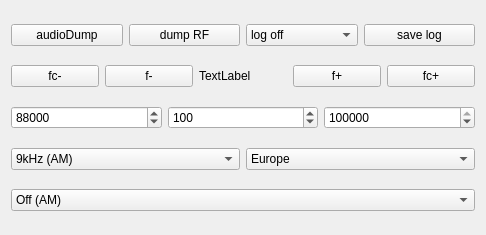
<?xml version="1.0" encoding="UTF-8"?>
<ui version="4.0">
 <class>configWidget</class>
 <widget class="QWidget" name="configWidget">
  <property name="geometry">
   <rect>
    <x>0</x>
    <y>0</y>
    <width>486</width>
    <height>235</height>
   </rect>
  </property>
  <property name="windowTitle">
   <string>configWidget</string>
  </property>
  <layout class="QVBoxLayout" name="verticalLayout">
   <item>
    <layout class="QHBoxLayout" name="horizontalLayout_2">
     <item>
      <widget class="QPushButton" name="audioDumpButton">
       <property name="text">
        <string>audioDump</string>
       </property>
      </widget>
     </item>
     <item>
      <widget class="QPushButton" name="dumpButton">
       <property name="text">
        <string>dump RF</string>
       </property>
      </widget>
     </item>
     <item>
      <widget class="QComboBox" name="loggingButton">
       <item>
        <property name="text">
         <string>log off</string>
        </property>
       </item>
       <item>
        <property name="text">
         <string>Log 1 sec</string>
        </property>
       </item>
       <item>
        <property name="text">
         <string>Log 2 sec</string>
        </property>
       </item>
       <item>
        <property name="text">
         <string>Log 3 sec</string>
        </property>
       </item>
      </widget>
     </item>
     <item>
      <widget class="QPushButton" name="logSaving">
       <property name="text">
        <string>save log</string>
       </property>
      </widget>
     </item>
    </layout>
   </item>
   <item>
    <layout class="QHBoxLayout" name="horizontalLayout">
     <item>
      <widget class="QPushButton" name="fc_minus">
       <property name="text">
        <string>fc-</string>
       </property>
      </widget>
     </item>
     <item>
      <widget class="QPushButton" name="f_minus">
       <property name="text">
        <string>f-</string>
       </property>
      </widget>
     </item>
     <item>
      <widget class="QLabel" name="incrementFlag">
       <property name="text">
        <string>TextLabel</string>
       </property>
      </widget>
     </item>
     <item>
      <widget class="QPushButton" name="f_plus">
       <property name="text">
        <string>f+</string>
       </property>
      </widget>
     </item>
     <item>
      <widget class="QPushButton" name="fc_plus">
       <property name="text">
        <string>fc+</string>
       </property>
      </widget>
     </item>
    </layout>
   </item>
   <item>
    <layout class="QHBoxLayout" name="horizontalLayout_3">
     <item>
      <widget class="QSpinBox" name="minimumSelect">
       <property name="maximum">
        <number>110000</number>
       </property>
       <property name="singleStep">
        <number>100</number>
       </property>
       <property name="value">
        <number>88000</number>
       </property>
      </widget>
     </item>
     <item>
      <widget class="QSpinBox" name="fm_increment">
       <property name="maximum">
        <number>1000</number>
       </property>
       <property name="singleStep">
        <number>10</number>
       </property>
       <property name="value">
        <number>100</number>
       </property>
      </widget>
     </item>
     <item>
      <widget class="QSpinBox" name="maximumSelect">
       <property name="maximum">
        <number>140000</number>
       </property>
       <property name="singleStep">
        <number>100</number>
       </property>
       <property name="value">
        <number>110000</number>
       </property>
      </widget>
     </item>
    </layout>
   </item>
   <item>
    <layout class="QHBoxLayout" name="horizontalLayout_4">
     <item>
      <widget class="QComboBox" name="fmFilterSelect">
       <property name="toolTip">
        <string>&lt;html&gt;&lt;head/&gt;&lt;body&gt;&lt;p&gt;Filter, applied to the incoming raw signal to isolate the FM signal from the noise around it&lt;/p&gt;&lt;p&gt;&lt;br/&gt;&lt;/p&gt;&lt;/body&gt;&lt;/html&gt;</string>
       </property>
       <item>
        <property name="text">
         <string>9kHz (AM)</string>
        </property>
       </item>
       <item>
        <property name="text">
         <string>15kHz</string>
        </property>
       </item>
       <item>
        <property name="text">
         <string>25kHz</string>
        </property>
       </item>
       <item>
        <property name="text">
         <string>35kHz</string>
        </property>
       </item>
       <item>
        <property name="text">
         <string>45kHz</string>
        </property>
       </item>
       <item>
        <property name="text">
         <string>55kHz</string>
        </property>
       </item>
       <item>
        <property name="text">
         <string>65kHz</string>
        </property>
       </item>
       <item>
        <property name="text">
         <string>75kHz</string>
        </property>
       </item>
       <item>
        <property name="text">
         <string>90kHz</string>
        </property>
       </item>
       <item>
        <property name="text">
         <string>115kHz</string>
        </property>
       </item>
       <item>
        <property name="text">
         <string>140kHz</string>
        </property>
       </item>
       <item>
        <property name="text">
         <string>165kHz</string>
        </property>
       </item>
       <item>
        <property name="text">
         <string>190kHz</string>
        </property>
       </item>
       <item>
        <property name="text">
         <string>Off</string>
        </property>
       </item>
      </widget>
     </item>
     <item>
      <widget class="QComboBox" name="countrySelector">
       <property name="toolTip">
        <string>&lt;html&gt;&lt;head/&gt;&lt;body&gt;&lt;p&gt;Select region to choose the suitable RDS PTY code&lt;/p&gt;&lt;/body&gt;&lt;/html&gt;</string>
       </property>
       <item>
        <property name="text">
         <string>Europe</string>
        </property>
       </item>
       <item>
        <property name="text">
         <string>USA</string>
        </property>
       </item>
      </widget>
     </item>
    </layout>
   </item>
   <item>
    <widget class="QComboBox" name="fmDeemphasisSelector">
     <property name="toolTip">
      <string>&lt;html&gt;&lt;head/&gt;&lt;body&gt;&lt;p&gt;the deemphasis filter&lt;/p&gt;&lt;p&gt;&lt;br/&gt;&lt;/p&gt;&lt;/body&gt;&lt;/html&gt;</string>
     </property>
     <item>
      <property name="text">
       <string>Off (AM)</string>
      </property>
     </item>
     <item>
      <property name="text">
       <string>25us (Dolby FM)</string>
      </property>
     </item>
     <item>
      <property name="text">
       <string>50us  (Europe, non-USA)</string>
      </property>
     </item>
     <item>
      <property name="text">
       <string>75us  (USA)</string>
      </property>
     </item>
    </widget>
   </item>
  </layout>
 </widget>
 <resources/>
 <connections/>
</ui>
